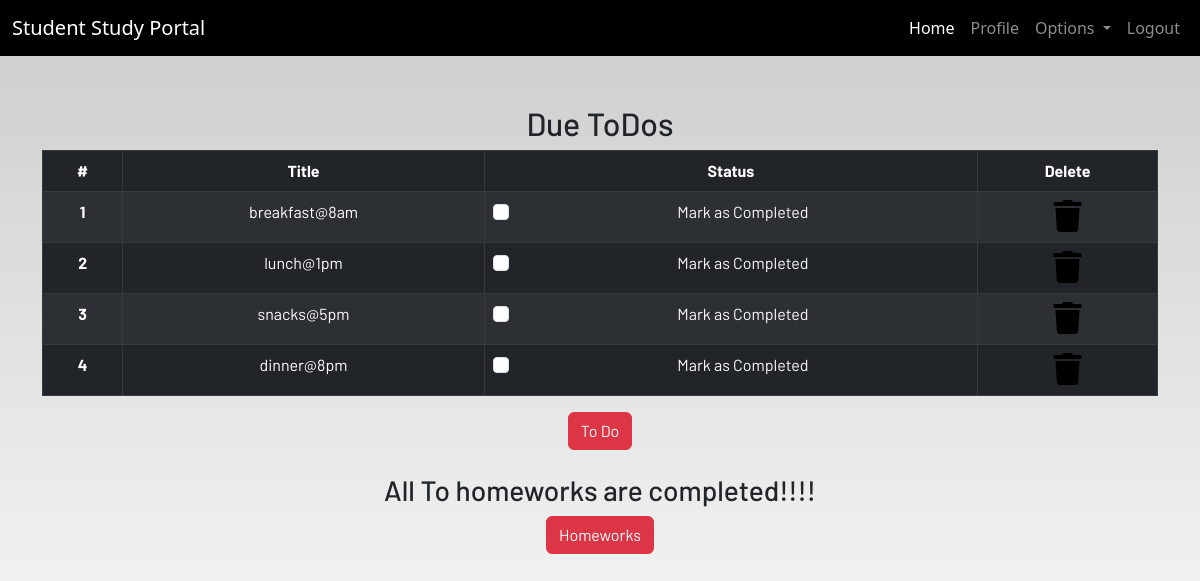
Screenshot of /profile/ (signed in) with the database file from the repository.
### dashboard/models.py (models this page shows, shortened)
class Todo(models.Model):
    user = models.ForeignKey(User, on_delete=models.CASCADE)
    title = models.CharField(max_length=100)
    is_finished = models.BooleanField(default=False)

### dashboard/views.py (the view)
# urls.py: path('profile/',dash_views.profile,name='profile'),
@login_required
def profile(request):
    homeworks = Homework.objects.filter(is_finished=False,user=request.user)
    todos = Todo.objects.filter(is_finished=False,user=request.user)
    if len(homeworks) == 0:
        homework_done = True
    else:
        homework_done = False
    if len(todos) == 0:
        todos_done = True
    else:
        todos_done = False
    context = {
        'homeworks':homeworks,
        'todos':todos,
        'homework_done':homework_done,
        'todos_done':todos_done
    }
    return render(request,"dashboard/profile.html",context)

### dashboard/templates/dashboard/profile.html
{% extends 'dashboard/base.html' %}
{% load static %}
{% load crispy_forms_tags%}
{% block content %}
<section class="text-center">
    <div class="container">
    {% if not todos_done %}
        <h2>Due ToDos</h2>
        <table class="table table-striped table-bordered table-hover table-dark">
            <thead>
                <tr>
                    <th scope="col">#</th>
                    <th scope="col">Title</th>
                    <th scope="col">Status</th>
                    <th scope="col">Delete</th>
                </tr>
            </thead>
            <tbody>
                {% for todo in todos%}
                <tr>
                    <th scope="row">{{forloop.counter}}</th>
                    <td>{{todo.title}}</td>
                    <td>
                        <a href="{% url 'update-todo' todo.id %}">
                            <div class="form-check">
                                {% if todo.is_finished%}
                                <input class="form-check-input" type="checkbox" value="" checked>
                                {% else %}
                                <input class="form-check-input" type="checkbox" value="">
                                {% endif %}
                                <label class="form-check-label text-light" for="flexCheckDefault">
                                    Mark as Completed
                                </label>
                            </div>
                        </a>
                    </td>
                    <td><a href="{% url 'delete-todo' todo.id %}"><i class="fa fa-trash fa-2x"></i></a></td>
                </tr>
                {% endfor %}
            </tbody>
        </table>
    {% else %}
        <h3>All To dos are completed!!!!</h3>
    {% endif %}
        <a href="{% url 'todo' %}" class="btn btn-danger">To Do</a>
        <br><br>
        {% if not homework_done %}
        <h2>Due Homeworks</h2>
        <table class="table table-striped table-bordered table-hover table-dark">
            <thead>
                <tr>
                    <th scope="col">#</th>
                    <th scope="col">Subject</th>
                    <th scope="col">Title</th>
                    <th scope="col">Description</th>
                    <th scope="col">Due</th>
                    <th scope="col">Status</th>
                    <th scope="col">Delete</th>
                </tr>
            </thead>
            <tbody>
            {% for homework in homeworks%}
                <tr>
                    <th scope="row">{{forloop.counter}}</th>
                    <td>{{homework.subject}}</td>
                    <td>{{homework.due}}</td>
                    <td>{{homework.title}}</td>
                    <td>{{homework.description}}</td>
                    <td>
                        <a href="{% url 'update-homework' homework.id %}">
                            <div class="form-check">
                                {%if homework.is_finished == True %}
                                <input class="form-check-input" type="checkbox" value="" checked>
                                {% else %}
                                <input class="form-check-input" type="checkbox" value="">
                                {% endif %}
                                <label class="form-check-label text-light" for="flexCheckDefault">
                                    Mark as Completed
                                </label>
                            </div>
                        </a>
                    </td>
                    <td><a href="{% url 'delete-homework' homework.id %}"><i class="fa fa-trash fa-2x"></i></a></td>
                </tr>
                {% endfor %}
            </tbody>
        </table>
        {% else %}
        <h3>All To homeworks are completed!!!!</h3>
        {% endif %}
        <a href="{% url 'homework' %}" class="btn btn-danger">Homeworks</a>
    </div>
</section>
{% endblock content %}

### static/css/main.css (style rules this page uses)
html { scroll-behavior: smooth; height: 100%; width: 100%; }
a { text-decoration: none !important; color: black; }
html, body { max-width: 100%; overflow-x: hidden; height: 100%; width: 100%; }
body { background: linear-gradient(rgba(0, 0, 0, 0.2), rgba(255, 255, 255, 0.5)); overflow-x: hidden; background-repeat: no-repeat; }
.fa { color: black; }

### rows the page displays
Todo: title "breakfast@8am"
Todo: title "lunch@1pm"
Todo: title "snacks@5pm"
Todo: title "dinner@8pm"
